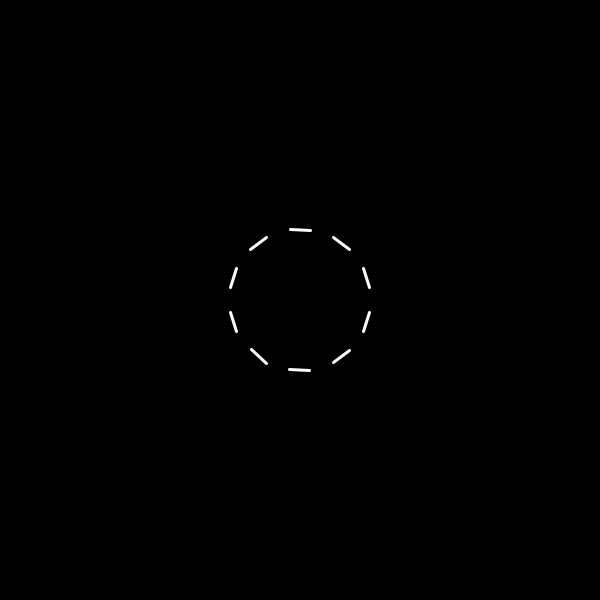
Frame 1 (no input)
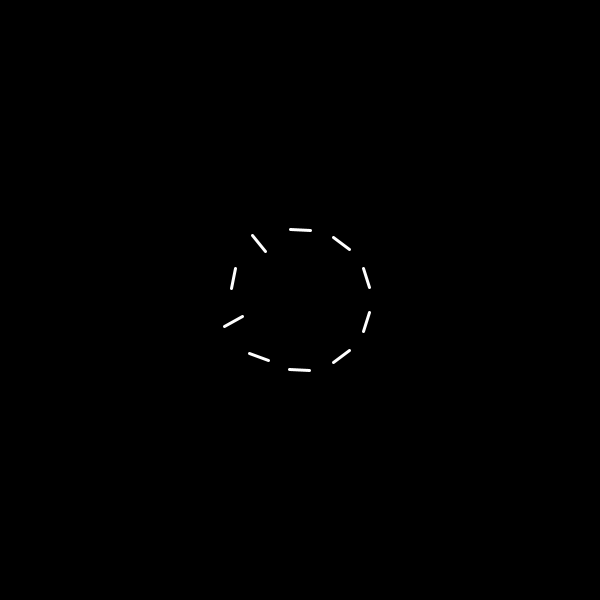
Frame 60 (the mouse pressed at the canvas centre just before this capture)
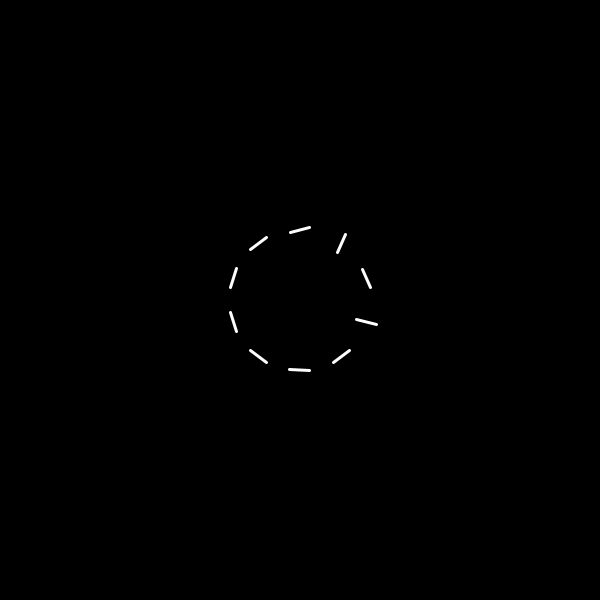
Frame 120 (the mouse held since frame 60 and released just before this capture)

The Processing sketch that drew these frames (run headless with seeded random() and noise(); from frame 60 on, the mouse is pressed at the canvas centre):

// Processing sketch: Mainscript
// ── Mainscript.pde
ArrayList<Segment> segments;
float radiusCircle;
float lenSegment;
float incrementAngle;
int nbrSegments;

void setup(){
  size(600, 600);
  radiusCircle = 70;
  lenSegment = 20;
  nbrSegments = 10;
  incrementAngle = 2*PI/nbrSegments;
  segments = new ArrayList<Segment>();
  Segment segment = new Segment(lenSegment, radiusCircle, incrementAngle, true);
  segments.add(segment);
  for(int i=1; i<nbrSegments; i++){
    segment = new Segment();
    segments.add(segment);
    segments.get(i).setPrecedent(segments.get(i-1));
  }
  segments.get(0).setPrecedent(segments.get(nbrSegments-1));
}

void draw(){
  background(0);
  translate(width/2, height/2);
  
  noFill();
  stroke(255);
  strokeWeight(3);
 
  for(Segment segment : segments){
    segment.update();
    segment.display();
  }
}

// ── Segment.pde
class Segment{
  Segment precedent;
  float size;
  float radCircle;
  float angle;
  float curr_angle;
  boolean turning;
  
  Segment(float s, float rc, float a, boolean t){
    this.size = s;
    this.radCircle = rc;
    this.angle = a;
    this.turning = t;
  }
  
  Segment(){
    this.size = lenSegment;
    this.radCircle = radiusCircle;
    this.angle = incrementAngle;
    this.turning = false;
  }
  
  void setPrecedent(Segment segment) {
    this.precedent = segment;
  }
  
  void update(){
    if(this.precedent.curr_angle > PI/2){
      this.turning = true;
    }
    if(this.turning){
      this.curr_angle += 0.1;
      if(this.curr_angle > 2*PI){
        this.curr_angle = 0;
        this.turning = false;
      }
    }
  }
  
  void display(){
    rotate(this.angle);
    translate(0, this.radCircle);
    rotate(this.curr_angle);
    line(-this.size/2, 0, this.size/2, 0);
    rotate(-this.curr_angle);
    translate(0, -this.radCircle);
  }
}

// ── SegmentClass.pde
class SegmentClass{
  SegmentClass precedent;
  int size;
  int radiusCircle;
  float angle;
  
  SegmentClass(){
    
  }
}
